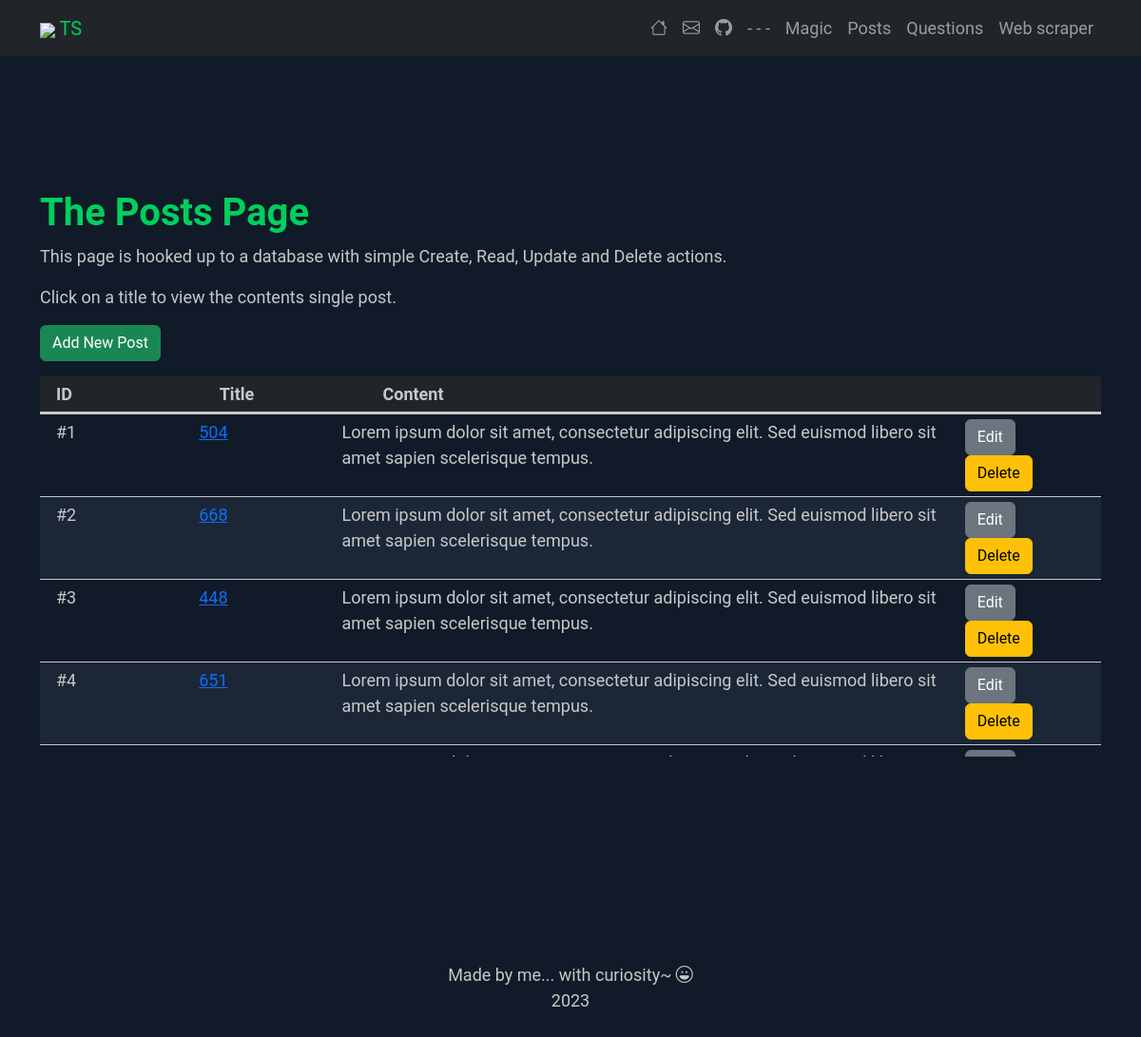
The app's page /posts/, older data.
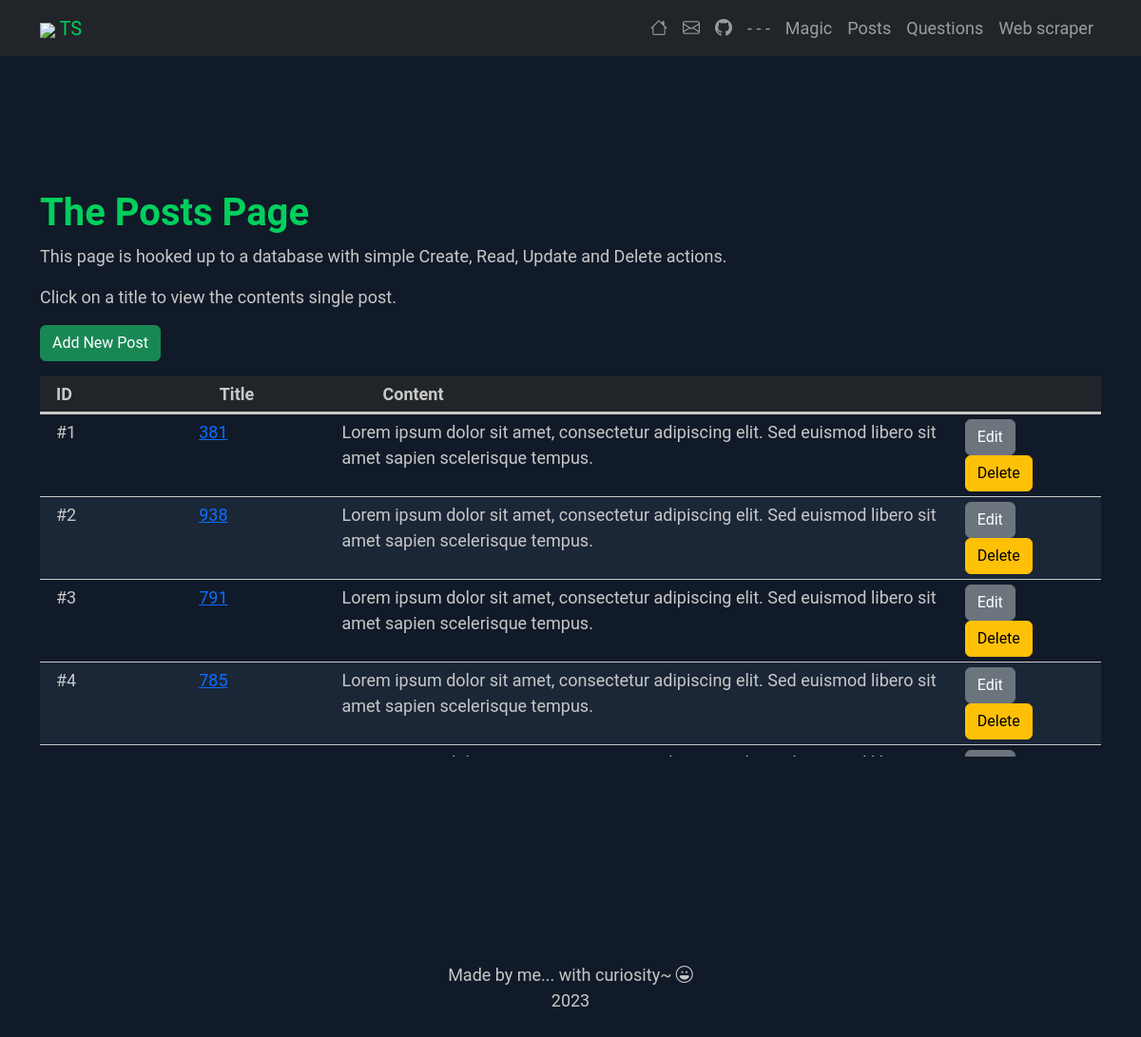
The same page, newer data.
### app/models/post.py (models this page shows, shortened)
class Post(db.Model):
    id = db.Column(db.Integer, primary_key=True)
    title = db.Column(db.String(150))
    content = db.Column(db.Text)

### app/posts/routes.py (the view)
@bp.route("/")
def index():
    posts = Post.query.all()
    return render_template("posts/index.html", posts=posts)

### app/templates/posts/index.html (shortened to what this page needs)
{% extends 'base.html' %}
{% block content %}
<section class="parallax-block">
    <span class="title">
        <h1>{% block title %} The Posts Page {% endblock %}</h1>
    </span>
    <div class="content">
        <p>This page is hooked up to a database with simple Create, Read, Update and Delete actions.</p>
        <p>Click on a title to view the contents single post.</p>
        <p><button class="btn btn-success float-right" data-bs-target="#newPost" data-bs-toggle="modal"
                type="button">Add New
                Post
            </button></p>
        <div class="container post-table custom-smaller-div">
            <div class="row table-header bg-dark">
                <div class="col col1">ID</div>
                <div class="col col2">Title</div>
                <div class="col col3">Content</div>
            </div>
            <div class="table-content">
                {% for post in posts %}
                <div class="row table-row">
                    <div class="col col1">
                        #{{ post.id }}
                    </div>
                    <div class="col col2"><a href="{{ url_for('posts.single_post', post_id=post.id) }}">
                            {{ post.title }}</a></div>
                    <div class="col col3">{{ post.content }}</div>
                    <div class="col col4"><a class="btn btn-secondary btn-xs"
                            data-bs-target="#modaledit{{ url_for('posts.single_post', post_id=post.id) }}"
                            data-bs-toggle="modal" href="">
                            Edit</a>
                        <a class="btn btn-warning btn-xs" href="{{ url_for('posts.delete_post', post_id=post.id) }}"
                            onclick="return confirm('Are You Sure To Delete ?')">Delete</a>
                    </div>
                </div>
                {% endfor %}
            </div>
        </div>
    </div>
</section>
{% endblock %}

### app/templates/base.html (shortened to what this page needs)
<!DOCTYPE html>
<html lang="en">
<head>
    <link href="https://cdn.jsdelivr.net/npm/bootstrap@5.3.0-alpha3/dist/css/bootstrap.min.css" rel="stylesheet"
>
    <link rel="stylesheet" href="https://cdn.jsdelivr.net/npm/bootstrap-icons@1.10.5/font/bootstrap-icons.css">
    <link rel="stylesheet" type="text/css" href="{{ url_for('static', filename='style.css') }}" />
</head>
<body>
    <nav class="navbar fixed-top navbar-expand-lg bg-dark" data-bs-theme="dark">
        <div class="container">
            <div>
                <img src="{{ url_for('static', filename='favicon-bear-footprint.png') }}" />
                <a class="navbar-brand" href="{{ url_for('main.index') }}">TS</a>
            </div>
            <div class="collapse navbar-collapse ms-auto" id="navbarTogglerDemo02">
                <ul class="navbar-nav ms-auto">
                    <li class="nav-item">
                        <a class="nav-link" href="{{ url_for('main.index') }}" title="Home">
                            <i class="bi bi-house"></i></a>
                    </li>
                    <li class="nav-item">
                        <a class="nav-link" href="{{ url_for('main.contact') }}" title="E-mail me"><i
                                class="bi bi-envelope"></i></a>
                    </li>
                    <li class="nav-item">
                        <a class="nav-link" href="https://github.com/tschoolderman" target="_blank" title="GitHub">
                            <i class="bi bi-github"></i></a>
                    </li>
                    <li class="nav-item">
                        <a class="nav-link">- - -</a>
                    </li>
                    <li class="nav-item">
                        <a class="nav-link" href="{{ url_for('main.magic') }}"
                            title="'You want some magic, kid?'">Magic</a>
                    <li class="nav-item">
                        <a class="nav-link" href="{{ url_for('posts.index') }}">Posts</a>
                    </li>
                    <li class="nav-item">
                        <a class="nav-link" href="{{ url_for('questions.index') }}">Questions</a>
                    </li>
                    <li class="nav-item">
                        <a class="nav-link" href="{{ url_for('webscraper.index') }}">Web scraper</a>
                    </li>
                </ul>
            </div>
        </div>
    </nav>
    <div class="container">
        {% block content %}
        {% endblock %}
    </div>
    <footer class="container mt-auto py-3 text-center bg-transparent">
        <div class="row justify-content-center">
            <div class="col-lg-3">
                <div>
                    <p>Made by me... with curiosity~ <i class="bi bi-emoji-laughing"></i> 2023</p>
                </div>
            </div>
        </div>
    </footer>
</body>
</html>

### app/static/style.css (style rules this page uses)
body { height: 100vh; background: rgba(17, 26, 40, 1); color: rgb(200, 200, 200); font-size: 18px; font-family: Roboto, sans-serif; }
p, h5 { color: rgb(200, 200, 200); }
h1, h2 { color: rgba(0, 207, 93, 1); font-weight: bold; }
.navbar-brand { color: rgba(0, 207, 93, 255); }
.nav-item { text-align: center; }
.parallax-block { min-height: 100vh; padding-top: 25vh; padding-bottom: 25vh; }
.post-table { max-height: 50vh; overflow-y: auto; position: relative; }
.table-header { font-weight: bold; padding: 5px; position: sticky; top: 0; z-index: 1; border-bottom: 3px solid rgb(200, 200, 200); }
.table-row { padding: 5px; border-bottom: 1px solid rgb(200, 200, 200); }
.table-row:nth-child(even) { background-color: rgba(70, 90, 115, 0.2); }
.col1 { flex: 1; }
.col2 { flex: 1; }
.col3 { flex: 5; }
.col4 { flex: 1; }

Row changes from the older to the newer data that the page shows:
changed Post id 1: title "504" → "381"
changed Post id 2: title "668" → "938"
changed Post id 3: title "448" → "791"
changed Post id 4: title "651" → "785"
